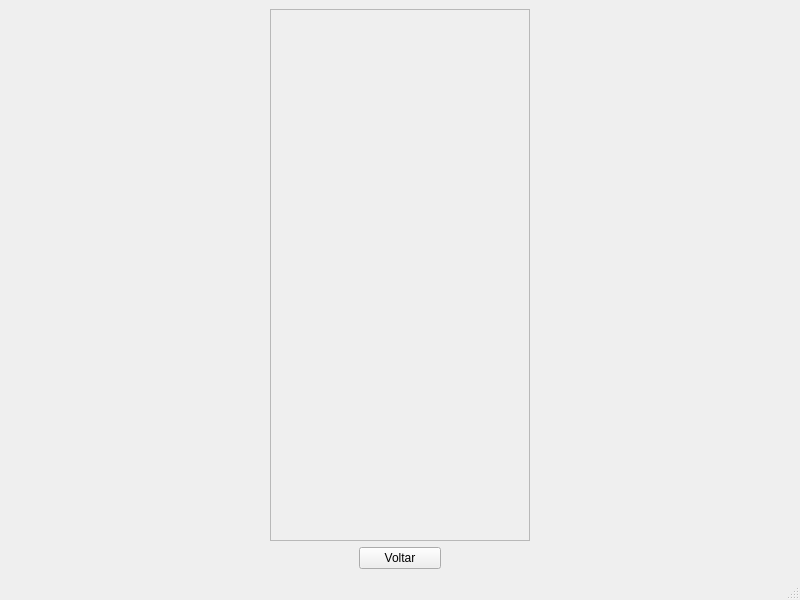
<?xml version="1.0" encoding="UTF-8"?>
<ui version="4.0">
 <class>MainWindow</class>
 <widget class="QMainWindow" name="MainWindow">
  <property name="geometry">
   <rect>
    <x>0</x>
    <y>0</y>
    <width>800</width>
    <height>600</height>
   </rect>
  </property>
  <property name="windowTitle">
   <string>MainWindow</string>
  </property>
  <widget class="QWidget" name="centralwidget">
   <layout class="QGridLayout" name="gridLayout">
    <item row="1" column="1">
     <layout class="QHBoxLayout" name="horizontalLayout_2">
      <item>
       <widget class="QLabel" name="label_3">
        <property name="text">
         <string/>
        </property>
       </widget>
      </item>
      <item>
       <widget class="QPushButton" name="voltar">
        <property name="text">
         <string>Voltar</string>
        </property>
       </widget>
      </item>
      <item>
       <widget class="QLabel" name="label_4">
        <property name="text">
         <string/>
        </property>
       </widget>
      </item>
     </layout>
    </item>
    <item row="0" column="0">
     <spacer name="horizontalSpacer">
      <property name="orientation">
       <enum>Qt::Horizontal</enum>
      </property>
      <property name="sizeHint" stdset="0">
       <size>
        <width>40</width>
        <height>20</height>
       </size>
      </property>
     </spacer>
    </item>
    <item row="0" column="1">
     <widget class="QScrollArea" name="scrollArea">
      <property name="widgetResizable">
       <bool>true</bool>
      </property>
      <widget class="QWidget" name="scrollAreaWidgetContents_2">
       <property name="geometry">
        <rect>
         <x>0</x>
         <y>0</y>
         <width>252</width>
         <height>488</height>
        </rect>
       </property>
      </widget>
     </widget>
    </item>
    <item row="0" column="2">
     <spacer name="horizontalSpacer_2">
      <property name="orientation">
       <enum>Qt::Horizontal</enum>
      </property>
      <property name="sizeHint" stdset="0">
       <size>
        <width>40</width>
        <height>20</height>
       </size>
      </property>
     </spacer>
    </item>
   </layout>
  </widget>
  <widget class="QMenuBar" name="menubar">
   <property name="geometry">
    <rect>
     <x>0</x>
     <y>0</y>
     <width>800</width>
     <height>26</height>
    </rect>
   </property>
  </widget>
  <widget class="QStatusBar" name="statusbar"/>
 </widget>
 <resources/>
 <connections/>
</ui>
